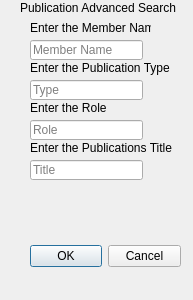
<?xml version="1.0" encoding="UTF-8"?>
<ui version="4.0">
 <class>pubAdvSearch</class>
 <widget class="QDialog" name="pubAdvSearch">
  <property name="geometry">
   <rect>
    <x>0</x>
    <y>0</y>
    <width>193</width>
    <height>300</height>
   </rect>
  </property>
  <property name="windowTitle">
   <string>Dialog</string>
  </property>
  <widget class="QDialogButtonBox" name="buttonBox">
   <property name="geometry">
    <rect>
     <x>30</x>
     <y>240</y>
     <width>151</width>
     <height>32</height>
    </rect>
   </property>
   <property name="orientation">
    <enum>Qt::Horizontal</enum>
   </property>
   <property name="standardButtons">
    <set>QDialogButtonBox::Cancel|QDialogButtonBox::Ok</set>
   </property>
  </widget>
  <widget class="QLineEdit" name="pub_role">
   <property name="geometry">
    <rect>
     <x>30</x>
     <y>120</y>
     <width>113</width>
     <height>20</height>
    </rect>
   </property>
   <property name="placeholderText">
    <string>Role</string>
   </property>
  </widget>
  <widget class="QLineEdit" name="pub_title">
   <property name="geometry">
    <rect>
     <x>30</x>
     <y>160</y>
     <width>113</width>
     <height>20</height>
    </rect>
   </property>
   <property name="placeholderText">
    <string>Title</string>
   </property>
  </widget>
  <widget class="QLineEdit" name="pub_member_name">
   <property name="geometry">
    <rect>
     <x>30</x>
     <y>40</y>
     <width>113</width>
     <height>20</height>
    </rect>
   </property>
   <property name="placeholderText">
    <string>Member Name</string>
   </property>
  </widget>
  <widget class="QLineEdit" name="pub_type">
   <property name="geometry">
    <rect>
     <x>30</x>
     <y>80</y>
     <width>113</width>
     <height>20</height>
    </rect>
   </property>
   <property name="placeholderText">
    <string>Type</string>
   </property>
  </widget>
  <widget class="QLabel" name="label">
   <property name="geometry">
    <rect>
     <x>20</x>
     <y>0</y>
     <width>191</width>
     <height>16</height>
    </rect>
   </property>
   <property name="text">
    <string>Publication Advanced Search</string>
   </property>
  </widget>
  <widget class="QLabel" name="label_2">
   <property name="geometry">
    <rect>
     <x>30</x>
     <y>20</y>
     <width>121</width>
     <height>16</height>
    </rect>
   </property>
   <property name="text">
    <string>Enter the Member Name</string>
   </property>
  </widget>
  <widget class="QLabel" name="label_3">
   <property name="geometry">
    <rect>
     <x>30</x>
     <y>60</y>
     <width>141</width>
     <height>16</height>
    </rect>
   </property>
   <property name="text">
    <string>Enter the Publication Type</string>
   </property>
  </widget>
  <widget class="QLabel" name="label_4">
   <property name="geometry">
    <rect>
     <x>30</x>
     <y>100</y>
     <width>111</width>
     <height>16</height>
    </rect>
   </property>
   <property name="text">
    <string>Enter the Role</string>
   </property>
  </widget>
  <widget class="QLabel" name="label_5">
   <property name="geometry">
    <rect>
     <x>30</x>
     <y>140</y>
     <width>151</width>
     <height>16</height>
    </rect>
   </property>
   <property name="text">
    <string>Enter the Publications Title</string>
   </property>
  </widget>
 </widget>
 <resources/>
 <connections>
  <connection>
   <sender>buttonBox</sender>
   <signal>accepted()</signal>
   <receiver>pubAdvSearch</receiver>
   <slot>accept()</slot>
   <hints>
    <hint type="sourcelabel">
     <x>248</x>
     <y>254</y>
    </hint>
    <hint type="destinationlabel">
     <x>157</x>
     <y>274</y>
    </hint>
   </hints>
  </connection>
  <connection>
   <sender>buttonBox</sender>
   <signal>rejected()</signal>
   <receiver>pubAdvSearch</receiver>
   <slot>reject()</slot>
   <hints>
    <hint type="sourcelabel">
     <x>316</x>
     <y>260</y>
    </hint>
    <hint type="destinationlabel">
     <x>286</x>
     <y>274</y>
    </hint>
   </hints>
  </connection>
 </connections>
</ui>
